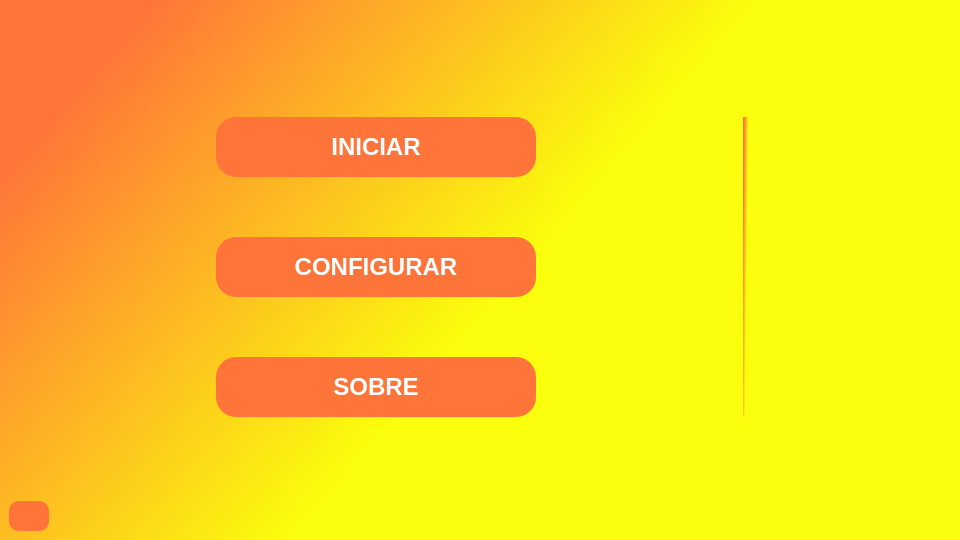
<?xml version="1.0" encoding="UTF-8"?>
<ui version="4.0">
 <class>MainWindow</class>
 <widget class="QMainWindow" name="MainWindow">
  <property name="geometry">
   <rect>
    <x>0</x>
    <y>0</y>
    <width>960</width>
    <height>540</height>
   </rect>
  </property>
  <property name="minimumSize">
   <size>
    <width>960</width>
    <height>540</height>
   </size>
  </property>
  <property name="windowTitle">
   <string>MainWindow</string>
  </property>
  <property name="styleSheet">
   <string notr="true">background: qlineargradient(spread:pad, x1:0.605, y1:0.374591, x2:0.094, y2:0.125, stop:0 rgba(251, 254, 12, 255), stop:1 rgba(255, 116, 57, 255))</string>
  </property>
  <widget class="QWidget" name="centralwidget">
   <layout class="QGridLayout" name="gridLayout">
    <item row="1" column="2">
     <spacer name="horizontalSpacer_2">
      <property name="orientation">
       <enum>Qt::Horizontal</enum>
      </property>
      <property name="sizeHint" stdset="0">
       <size>
        <width>40</width>
        <height>20</height>
       </size>
      </property>
     </spacer>
    </item>
    <item row="3" column="1">
     <spacer name="verticalSpacer">
      <property name="orientation">
       <enum>Qt::Vertical</enum>
      </property>
      <property name="sizeHint" stdset="0">
       <size>
        <width>20</width>
        <height>40</height>
       </size>
      </property>
     </spacer>
    </item>
    <item row="1" column="0">
     <spacer name="horizontalSpacer">
      <property name="orientation">
       <enum>Qt::Horizontal</enum>
      </property>
      <property name="sizeHint" stdset="0">
       <size>
        <width>40</width>
        <height>20</height>
       </size>
      </property>
     </spacer>
    </item>
    <item row="1" column="1">
     <layout class="QVBoxLayout" name="verticalLayout">
      <property name="spacing">
       <number>60</number>
      </property>
      <item>
       <widget class="QPushButton" name="pushButton_iniciar">
        <property name="sizePolicy">
         <sizepolicy hsizetype="MinimumExpanding" vsizetype="MinimumExpanding">
          <horstretch>0</horstretch>
          <verstretch>0</verstretch>
         </sizepolicy>
        </property>
        <property name="minimumSize">
         <size>
          <width>320</width>
          <height>60</height>
         </size>
        </property>
        <property name="maximumSize">
         <size>
          <width>320</width>
          <height>60</height>
         </size>
        </property>
        <property name="font">
         <font>
          <family>Segoe UI</family>
          <pointsize>18</pointsize>
          <weight>75</weight>
          <bold>true</bold>
         </font>
        </property>
        <property name="cursor">
         <cursorShape>PointingHandCursor</cursorShape>
        </property>
        <property name="styleSheet">
         <string notr="true">background-color: #FF7439;
border-radius: 20px;
color: #fff;</string>
        </property>
        <property name="text">
         <string>INICIAR</string>
        </property>
        <property name="flat">
         <bool>false</bool>
        </property>
       </widget>
      </item>
      <item>
       <widget class="QPushButton" name="pushButton_configurar">
        <property name="sizePolicy">
         <sizepolicy hsizetype="Expanding" vsizetype="MinimumExpanding">
          <horstretch>0</horstretch>
          <verstretch>0</verstretch>
         </sizepolicy>
        </property>
        <property name="minimumSize">
         <size>
          <width>320</width>
          <height>60</height>
         </size>
        </property>
        <property name="maximumSize">
         <size>
          <width>320</width>
          <height>60</height>
         </size>
        </property>
        <property name="sizeIncrement">
         <size>
          <width>0</width>
          <height>2</height>
         </size>
        </property>
        <property name="font">
         <font>
          <pointsize>18</pointsize>
          <weight>75</weight>
          <bold>true</bold>
         </font>
        </property>
        <property name="cursor">
         <cursorShape>PointingHandCursor</cursorShape>
        </property>
        <property name="styleSheet">
         <string notr="true">background-color: #FF7439;
border-radius: 20px;
color: #fff;</string>
        </property>
        <property name="text">
         <string>CONFIGURAR</string>
        </property>
       </widget>
      </item>
      <item>
       <widget class="QPushButton" name="pushButton_sobre">
        <property name="minimumSize">
         <size>
          <width>320</width>
          <height>60</height>
         </size>
        </property>
        <property name="maximumSize">
         <size>
          <width>320</width>
          <height>60</height>
         </size>
        </property>
        <property name="font">
         <font>
          <pointsize>18</pointsize>
          <weight>75</weight>
          <bold>true</bold>
         </font>
        </property>
        <property name="cursor">
         <cursorShape>PointingHandCursor</cursorShape>
        </property>
        <property name="styleSheet">
         <string notr="true">background-color: #FF7439;
border-radius: 20px;
color: #fff;</string>
        </property>
        <property name="text">
         <string>SOBRE</string>
        </property>
       </widget>
      </item>
     </layout>
    </item>
    <item row="1" column="4">
     <spacer name="horizontalSpacer_3">
      <property name="orientation">
       <enum>Qt::Horizontal</enum>
      </property>
      <property name="sizeHint" stdset="0">
       <size>
        <width>40</width>
        <height>20</height>
       </size>
      </property>
     </spacer>
    </item>
    <item row="0" column="1">
     <spacer name="verticalSpacer_2">
      <property name="orientation">
       <enum>Qt::Vertical</enum>
      </property>
      <property name="sizeHint" stdset="0">
       <size>
        <width>20</width>
        <height>40</height>
       </size>
      </property>
     </spacer>
    </item>
    <item row="1" column="3">
     <widget class="QLabel" name="label">
      <property name="text">
       <string/>
      </property>
      <property name="pixmap">
       <pixmap resource="assets/resources.qrc">:/imagens/gamellito.png</pixmap>
      </property>
      <property name="scaledContents">
       <bool>true</bool>
      </property>
     </widget>
    </item>
    <item row="3" column="0" alignment="Qt::AlignBottom">
     <widget class="QPushButton" name="pushButton_som">
      <property name="minimumSize">
       <size>
        <width>30</width>
        <height>30</height>
       </size>
      </property>
      <property name="maximumSize">
       <size>
        <width>40</width>
        <height>40</height>
       </size>
      </property>
      <property name="cursor">
       <cursorShape>PointingHandCursor</cursorShape>
      </property>
      <property name="styleSheet">
       <string notr="true">border: none;
border-radius: 10px;
background-color: #FF7439;</string>
      </property>
      <property name="text">
       <string/>
      </property>
      <property name="icon">
       <iconset>
        <normalon>:/icones/assets/som.png</normalon>
        <activeon>:/icones/assets/som.png</activeon>
       </iconset>
      </property>
     </widget>
    </item>
   </layout>
  </widget>
 </widget>
 <resources>
  <include location="assets/resources.qrc"/>
 </resources>
 <connections/>
</ui>
